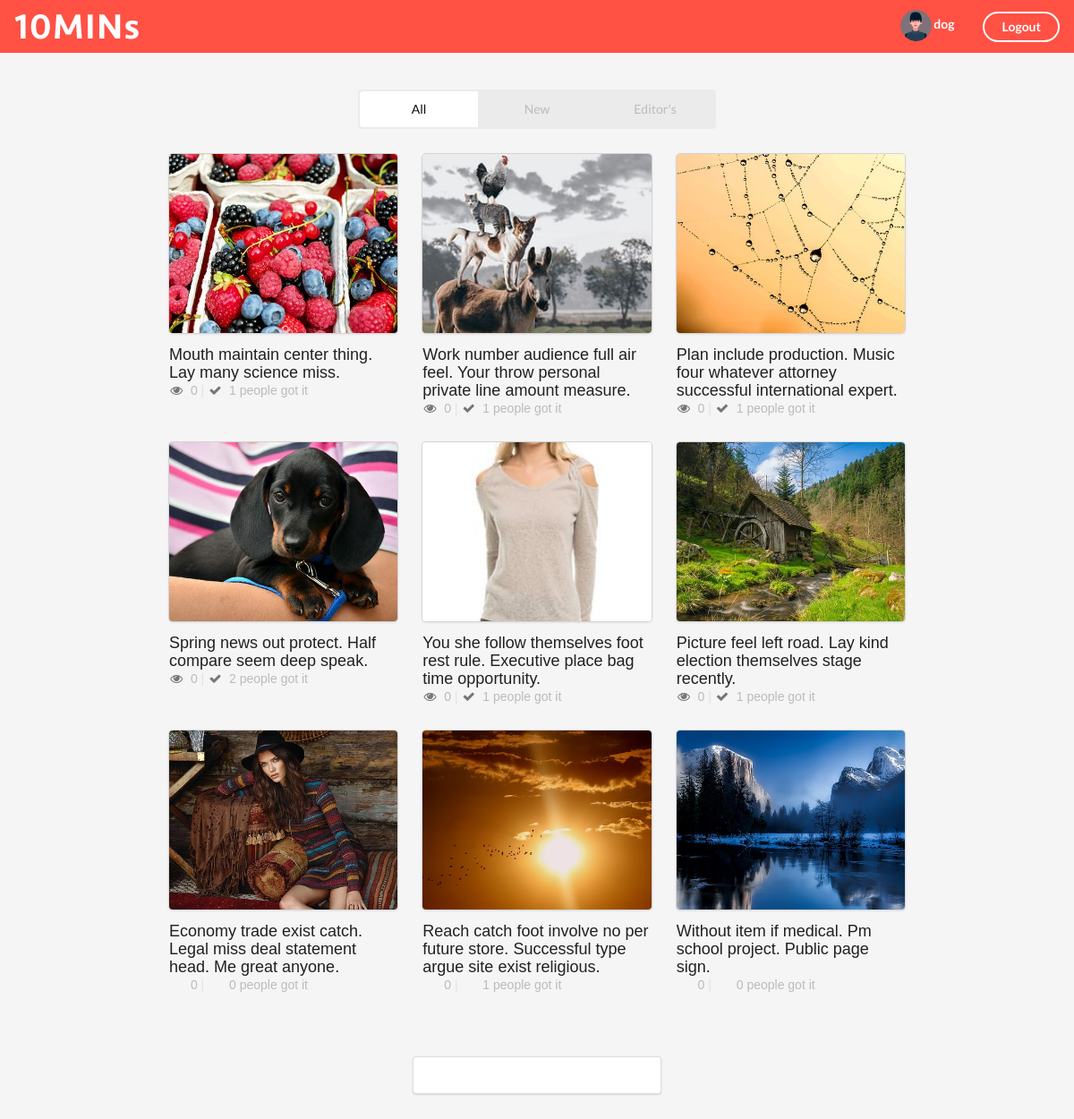
Page /index/ (signed in) on the committed database.
### firstapp/models.py (models this page shows, shortened)
class UserProfile(models.Model):
    belong_to = models.OneToOneField(
        to=User, related_name='profile', on_delete=models.CASCADE)
    name = models.CharField(null=True, blank=True, max_length=100)
    avatar = models.ImageField(
        null=True, blank=True, upload_to='profile_image')
    SEX_CHOICE = (
        ('男', '男'),
        ('女', '女'),
    )
    sex = models.CharField(
        choices=SEX_CHOICE, max_length=10, null=True, blank=True)

class Article(models.Model):
    title = models.CharField(max_length=500)
    img = models.CharField(null=True, blank=True, max_length=250)
    content = models.TextField(null=True, blank=True)
    views = models.IntegerField(default=0)
    likes = models.IntegerField(default=0)
    createtime = models.DateField(auto_now=True)

### firstapp/views.py (the view)
# urls.py: path('index/', index, name='index'),
def index(request):
    article_list = Article.objects.all()
    page_robot = Paginator(article_list, 9)
    page_num = request.GET.get('page')
    try:
        article_list = page_robot.page(page_num)
    except EmptyPage:
        article_list = page_robot.page(page_robot.num_pages)
    except PageNotAnInteger:
        article_list = page_robot.page(1)
    context = {}
    context["article_list"] = article_list
    return render(request, 'index.html', context)

### firstapp/templates/index.html (shortened to what this page needs)
{% load staticfiles %}
<!DOCTYPE html>
<html>
<head>
    <link rel="stylesheet" href="{% static 'css/semantic.css' %}" media="screen" title="no title" charset="utf-8">
    <link rel="stylesheet" href="{% static  'css/list_custom.css' %}" media="screen" title="no title" charset="utf-8">
</head>
<body>
    <div class="ui inverted top fixed menu borderless red menu">
        <div class="header item">
            <div class="ui image">
                <a href="{% url 'index' %}">
                    <img src="{% static 'images/tenlogo.png'%}" alt="">
                </a>
            </div>
        </div>
        <div class="right menu">
            {% if request.user.is_authenticated %}
                <div class="item">
                    <h5 class="ui inverted header">
                        <a href="{% url 'myinfo' %}">
                            <a href="{% url 'myinfo' %}">
                                <div class="ui mini circular image">
                                    {% if request.user.profile.avatar %}
                                        <img src="/upload/{{ request.user.profile.avatar }}" alt="" />
                                    {% else %}
                                        <img src="{% static 'images/default.png' %}" alt="" />
                                    {% endif %}
                                </div>
                            </a>
                            {% if request.user.profile.name %}
                                <span>{{ request.user.profile.name }}</span>
                            {% else %}
                                <span>{{ request.user.username }}</span>
                            {% endif %}
                        </a>
                    </h5>
                </div>
                <div class="item">
                    <a href="{% url 'logout' %}" class="ui inverted circular button">Logout</a>
                </div>
            {% else %}
                <div class="item">
                    <a href="{% url 'login' %}" class="ui inverted circular button">Signup/Login</a>
                </div>
            {% endif %}
        </div>
    </div>
    <div class="ui inverted segment container nav">
        <div class="ui  three borderless  item  menu">
            <a class="active item"> All </a>
            <a class="item"> New </a>
            <a class="item" href="#"> Editor's </a>
        </div>
    </div>
    <div class="ui basic segment container content">
        <div class="ui three column grid">
            {% for article in article_list %}
            <div class="column">
                <a class="ui fluid card" href="{% url 'detail' article.id %}">
                    <div class="image">
                        <img src="{{ article.img }}" alt="" style="height:200px;object-fit: cover;">
                    </div>
                </a>
                <div class="title header" href="#">{{ article.title }}</div>
                <i class="icon grey unhide"></i>
                <span style="color:#bbbbbb">{{ article.views }}</span>
                <span class="" style="color:rgb(226, 226, 226)">|</span>
                <i class="icon grey checkmark"></i>
                <span style="color:#bbbbbb"> {{ article.likes }} people got it</span>
            </div>
            {% endfor %}
        </div>
    </div>
    <div class="ui center aligned very padded vertical segment container">
        <div class="ui pagination menu">
            {% if article_list.has_previous %}
                <a href="?page={{ article_list.previous_page_number }}" class="item">
                    <i class="icon red left caret"></i>
                </a>
            {% else %}
                <a href="?page={{ article_list.start_index }}" class="disabled item">
                    <i class="icon  left caret"></i>
                </a>
            {% endif %}
            {% for page_number in article_list.paginator.page_range %}
                {% ifequal page_number  article_list.number %}
                    <a href="?page={{ page_number }}" class="active item" style="background-color: red; color:white">
                    </a>
                {% else %}
                    <a href="?page={{ page_number }}" class=" item">
                    </a>
                {% endifequal %}
            {% endfor %}
            {% if  article_list.has_next %}
                <a href="?page={{ article_list.next_page_number }}" class="item">
                    <i class="icon red right caret"></i>
                </a>
            {% else %}
                <a href="?page={{ article_list.paginator.num_pages }}" class="disabled item">
                    <i class="icon  right caret"></i>
                </a>
            {% endif %}
        </div>
    </div>
</body>
</html>

### firstapp/static/css/list_custom.css (style rules this page uses)
body { background-color: rgb(245, 245, 245); font-family: 'Raleway', sans-serif; }
.ui.inverted.top.fixed.menu.borderless.red.menu { background-color: #ff5144; }
.title.header { font-family: 'Raleway', sans-serif!important; font-size:18px!important; }
.ui.inverted.segment.container.nav { width: 400px; background-color: rgb(235, 235, 235); padding: 2px 2px 2px 2px; margin-top: 100px; }
.ui.three.borderless.item.menu { border: none; box-shadow:none }
.ui.inverted.segment.container.nav .item { background-color: rgb(235, 235, 235); color: rgb(187, 187, 187); }
.ui.inverted.segment.container.nav .active.item { background-color: rgb(255, 255, 255); color: rgb(15, 15, 15); }
.ui.basic.segment.container.content { width: 850px; }

### rows in the picture
Article: img (picture), title "Mouth maintain center thing. Lay many science miss.", views "0", likes "1"
Article: img (picture), title "Work number audience full air feel. Your throw personal private line amount measure.", views "0", likes "1"
Article: img (picture), title "Plan include production. Music four whatever attorney successful international expert.", views "0", likes "1"
Article: img (picture), title "Spring news out protect. Half compare seem deep speak.", views "0", likes "2"
Article: img (picture), title "You she follow themselves foot rest rule. Executive place bag time opportunity.", views "0", likes "1"
Article: img (picture), title "Picture feel left road. Lay kind election themselves stage recently.", views "0", likes "1"
Article: img (picture), title "Economy trade exist catch. Legal miss deal statement head. Me great anyone.", views "0", likes "0"
Article: img (picture), title "Reach catch foot involve no per future store. Successful type argue site exist religious.", views "0", likes "1"
Article: img (picture), title "Without item if medical. Pm school project. Public page sign.", views "0", likes "0"

### other values in the picture
{{ request.user.profile.name }} "dog"
